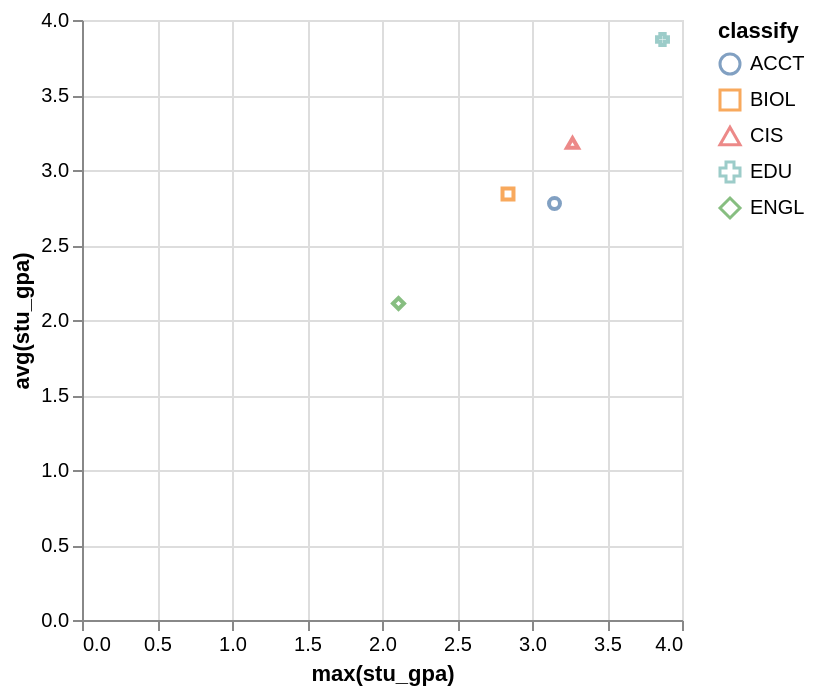

Express this chart as Vega-Lite.
### Vega-Lite specification from a JSON file in a GitHub repository (floating-point values rounded to 4 significant figures)
{"data": {"values": [{"x_data": 3.15, "y_data": 2.777, "classify": "ACCT"}, {"x_data": 2.84, "y_data": 2.84, "classify": "BIOL"}, {"x_data": 3.27, "y_data": 3.18, "classify": "CIS"}, {"x_data": 3.87, "y_data": 3.87, "classify": "EDU"}, {"x_data": 2.11, "y_data": 2.11, "classify": "ENGL"}]}, "mark": "point", "encoding": {"x": {"field": "x_data", "type": "quantitative", "title": "max(stu_gpa)", "scale": {"zero": "false"}}, "y": {"field": "y_data", "type": "quantitative", "title": "avg(stu_gpa)", "scale": {"zero": "false"}}, "color": {"field": "classify", "type": "nominal"}, "shape": {"field": "classify", "type": "nominal"}}}
